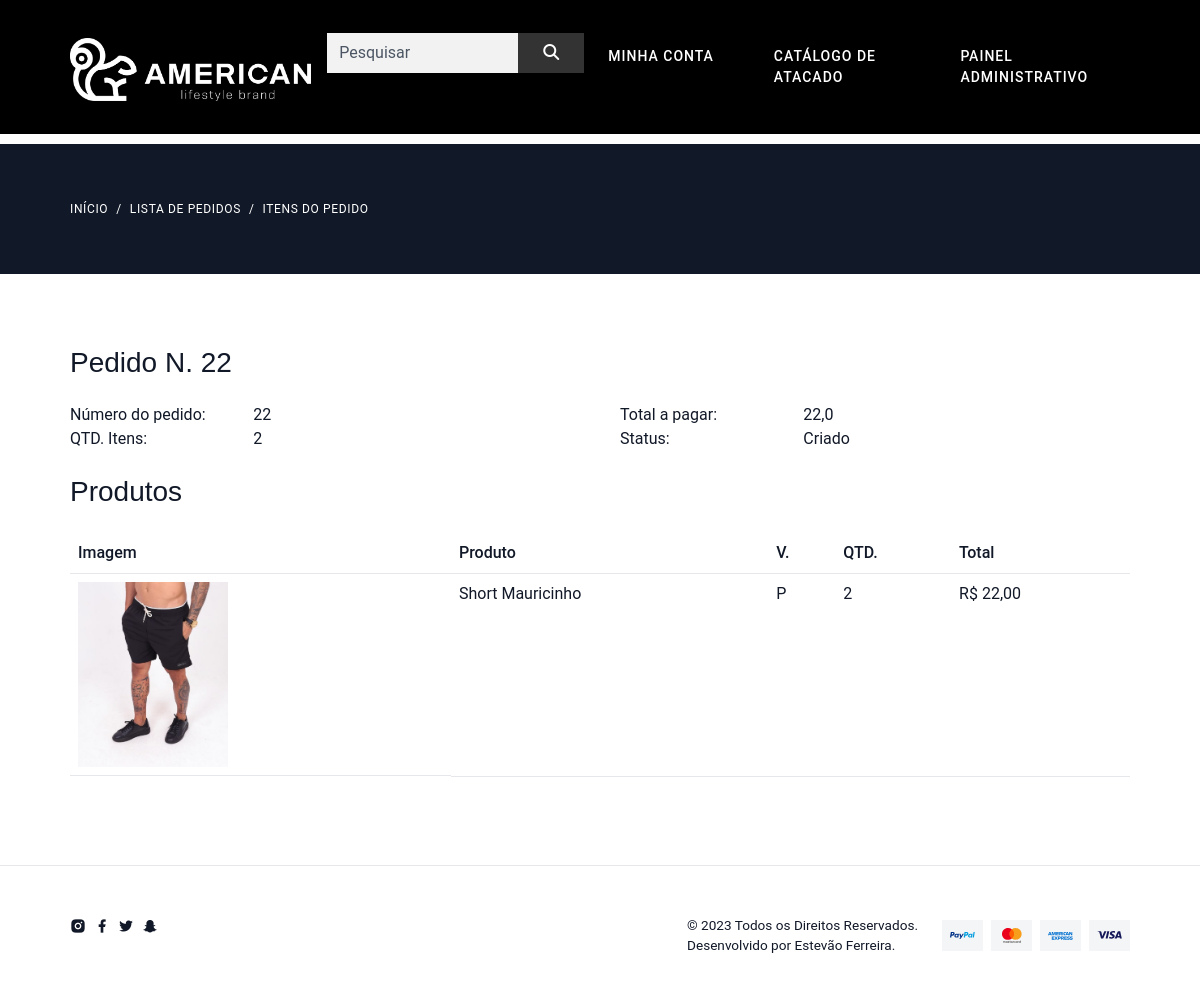
Page /pedido/detalhe/22 (signed in) on the committed database.
### pedido/models.py (models this page shows, shortened)
class Pedido(models.Model):
    usuario = models.ForeignKey(User, on_delete=models.CASCADE)
    total = models.FloatField()
    qtd_total = models.PositiveIntegerField()
    status = models.CharField(
        default="C",
        max_length=1,
        choices=(
            ('C', 'Criado'),
            ('A', 'Aprovado'),
        )
    )
    data = models.DateField(default=timezone.now,
                            verbose_name='Data do pedido')
    pagamento = models.CharField(
        default="C",
        max_length=1,
        choices=(
            ('C', 'Cartão'),
            ('D', 'Dinheiro'),
        )
    )
    vendedor = models.ForeignKey(
        Vendedor, on_delete=models.CASCADE, blank=True, null=True)
    def __str__(self):
        return f'Pedido N. {self.pk}'

class ItemPedido(models.Model):
    pedido = models.ForeignKey(Pedido, on_delete=models.CASCADE)
    produto = models.CharField(max_length=255)
    produto_id = models.PositiveIntegerField()
    variacao = models.CharField(max_length=255)
    variacao_id = models.PositiveIntegerField()
    preco = models.FloatField()
    preco_promocional = models.FloatField(default=0)
    quantidade = models.PositiveIntegerField()
    imagem = models.CharField(max_length=2000)
    class Meta:
        verbose_name = 'Item do pedido'
        verbose_name_plural = 'Itens do pedido'

### pedido/views.py (the view)
# urls.py: path('detalhe/<int:pk>', views.Detalhe.as_view(), name='detalhe'),
class Detalhe(DispatchLoginRequiredMixin, DetailView):
    model = Pedido
    context_object_name = 'pedido'
    template_name = 'pedido/detalhe.html'
    pk_url_kwarg = 'pk'
    def get_context_data(self, **kwargs):
        context = super().get_context_data(**kwargs)
        context['categorias'] = models.Categoria.objects.all()
        return context

### pedido/views.py (called while the page is built)
    def dispatch(self, *args, **kwargs):
        if not self.request.user.is_authenticated:
            return redirect('perfil:criar')
        return super().dispatch(*args, **kwargs)

    def get_queryset(self, *args, **kwargs):
        qs = super().get_queryset(*args, **kwargs)
        qs = qs.filter(usuario=self.request.user)
        return qs

### produto/templatetags/omfilters.py (called while the page is built)
@register.filter
def formata_preco(val):
    return utils.formata_preco(val)

### utils/utils.py (called while the page is built)
def formata_preco(val):
    return f'R$ {val:.2f}'.replace('.', ',')

### pedido/templates/pedido/detalhe.html (shortened to what this page needs)
{% extends 'base.html' %}
{% load omfilters %}
{% load static %}
{% block conteudo %}
{% include 'parciais/_pedido.html' %}
{% endblock %}

### templates/parciais/_pedido.html (shortened to what this page needs)
{% load static %}
{% load omfilters %}
{% block conteudo %}
<section class="mt-0 ">
    <div class="bg-dark py-6">
        <div class="container-fluid">
            <nav class="m-0" aria-label="breadcrumb">
                <ol class="breadcrumb m-0">
                    <li class="breadcrumb-item breadcrumb-light"><a>Início</a></li>
                    <li class="breadcrumb-item breadcrumb-light"><a>Lista de pedidos</a></li>
                    <li class="breadcrumb-item  breadcrumb-light active" aria-current="page">Itens do Pedido</li>
                </ol>
            </nav>
        </div>
    </div>
    <div class="container-fluid mt-5">
        <div class="row">
            <div class="col">
                <br>
                <h3>{{ pedido }}</h3>
                <div class="row mt-4">
                    <div class="col-lg-2 font-weight-bold">Número do pedido:</div>
                    <div class="col-lg-4">{{ pedido.id }}</div>
                    <div class="col-lg-2 font-weight-bold">Total a pagar:</div>
                    <div class="col-lg-4">{{ pedido.total}}</div>
                    <div class="col-lg-2 font-weight-bold">QTD. Itens:</div>
                    <div class="col-lg-4">{{ pedido.qtd_total }}</div>
                    <div class="col-lg-2 font-weight-bold">Status:</div>
                    <div class="col-lg-4">{{ pedido.get_status_display }}</div>
                </div>
                <div class="row mt-4">
                    <div class="col">
                        <h3>Produtos</h3>
                    </div>
                </div>
                <div class="table-responsive mt-3">
                    <table class="table">
                        <tr>
                            <th class="d-none d-lg-block">Imagem</th>
                            <th>Produto</th>
                            <th>V.</th>
                            <th>QTD.</th>
                            <th>Total</th>
                        </tr>
                        {% for linha in pedido.itempedido_set.all %}
                        <tr>
                            <td class="d-none d-lg-block">
                                <img class="cart-img" src="{% get_media_prefix %}{{ linha.imagem }}"
                                    style="width: 150px;">
                            </td>
                            <td>{{ linha.produto }}</td>
                            <td>{{ linha.variacao }}</td>
                            <td>{{ linha.quantidade }}</td>
                            <td>
                                {% if linha.preco_promocional %}
                                {{ linha.preco_promocional|formata_preco }}
                                {% else %}
                                {{ linha.preco|formata_preco }}
                                {% endif %}
                            </td>
                        </tr>
                        {% endfor %}
                    </table>
                </div>
            </div>
        </div>
    </div>
</section>
{% endblock %}

### templates/static/css/libs.bundle.css (style rules this page uses)
:root { --swiper-theme-color: #007aff }
:root { --swiper-navigation-size: 44px }

### rows in the picture
Pedido: id "Pedido N. 22", id "22", total "22,0", qtd_total "2", status "Criado"
ItemPedido: imagem (picture), produto "Short Mauricinho", variacao "P", quantidade "2", preco_promocional "R$ 22,00"
